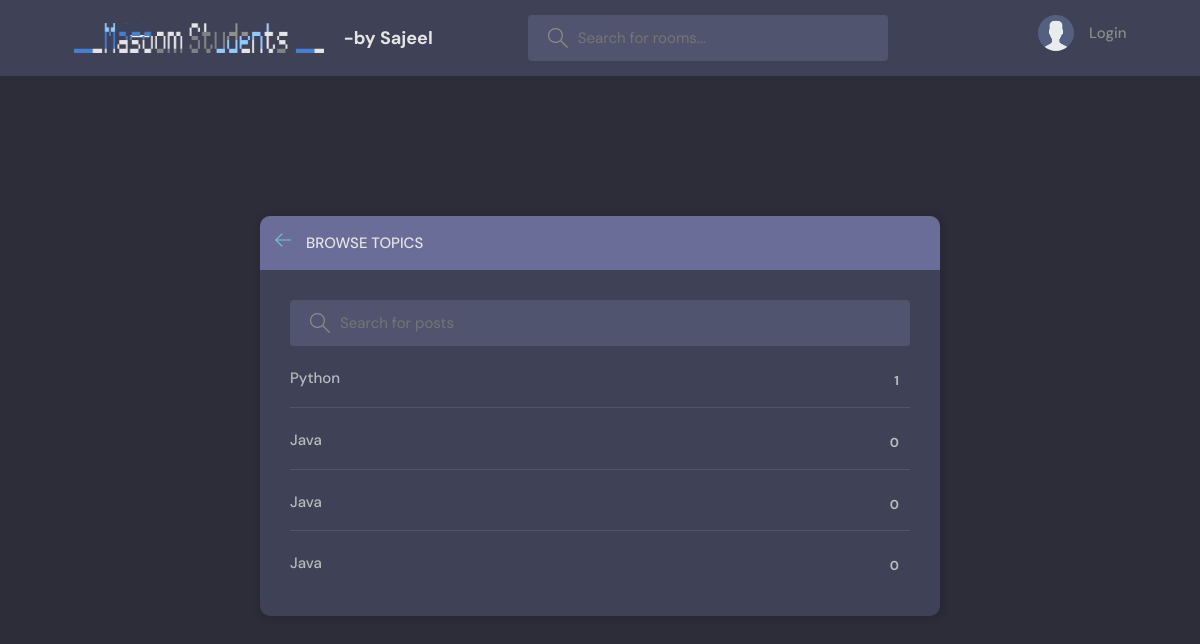
The page /topic/ on the database its author committed.
### base/models.py (models this page shows, shortened)
class Topic(models.Model):
    name = models.CharField(max_length=200)

### base/views.py (the view)
# urls.py: path('topic/', views.topicPage, name='topic' ),
def topicPage(request):
    q = request.GET.get('q') if request.GET.get('q') is not None  else ""
    topics = Topic.objects.filter(name__icontains=q)
    context = {'topics':topics}
    return render(request, 'base/topics.html', context)

### base/templates/base/topics.html (shortened to what this page needs)
{% extends 'main.html' %}
{% block content %}
<main class="create-room layout">
  <div class="container">
    <div class="layout__box">
      <div class="layout__boxHeader">
        <div class="layout__boxTitle">
          <a href=" {% url 'home' %} ">
            <svg version="1.1" xmlns="http://www.w3.org/2000/svg" width="32" height="32" viewBox="0 0 32 32">
              <title>arrow-left</title>
              <path
                d="M13.723 2.286l-13.723 13.714 13.719 13.714 1.616-1.611-10.96-10.96h27.625v-2.286h-27.625l10.965-10.965-1.616-1.607z">
              </path>
            </svg>
          </a>
          <h3>Browse Topics</h3>
        </div>
      </div>
      <div class="topics-page layout__body">
        <form class="header__search">
          <label>
            <input name="q" placeholder="Search for posts" />
          </label>
        </form>
        <ul class="topics__list">
          {% for topic in topics %}
          <li>
            <a href=" {% url 'home' %}?q={{topic.name}} ">{{topic.name}} <span>{{topic.room_set.all.count}}</span></a>
          </li>
          {% endfor %}
        </ul>
      </div>
    </div>
  </div>
</main>
{% endblock %}

### static/style/style.css (style rules this page uses)
:root { --color-main: #71c6dd; --color-main-light: #e1f6fb; --color-dark: #3f4156; --color-dark-medium: #51546e; --color-dark-light: #696d97; --color-light: #e5e5e5; --color-gray: #8b8b8b; --color-light-gray: #b2bdbd; --color-bg: #2d2d39; --color-success: #5dd693; --color-error: #fc4b0b; }
* { font-family: "DM Sans", -apple-system, BlinkMacSystemFont, "Segoe UI", Roboto, Oxygen, Ubuntu, Cantarell, "Open Sans", "Helvetica Neue", sans-serif; margin: 0; padding: 0; box-sizing: border-box; text-rendering: optimizeLegibility; font-size: inherit; }
html { font-size: 56.25%; }
@media only screen and (min-width: 1200px) { html { font-size: 62.5%; } }
body { line-height: 1.6; font-weight: 400; font-size: 1.5rem; color: var(--color-light-gray); background-color: var(--color-bg); min-height: 100vh; }
a { display: inline-block; color: var(--color-main); text-decoration: none; }
.container { max-width: 120rem; width: 90%; margin: auto; }
.header__search > label { background-color: var(--color-dark-medium); padding: 1.3rem 1rem; display: flex; align-items: center; gap: 1rem; border-radius: 4px; }
.header__search svg { fill: var(--color-gray); width: 2rem; height: 2rem; margin-left: 1rem; }
.header__search input { width: 30rem; background: transparent; border: none; outline: none; color: var(--color-light); }
.layout { margin-top: 2.4rem; }
.layout > .container { display: flex; justify-content: space-between; align-items: flex-start; }
.layout__box { width: 90%; max-width: 48rem; min-height: 40rem; position: absolute; top: 50%; left: 50%; transform: translate(-50%, -46%); background-color: var(--color-dark); border-radius: 1rem; box-shadow: 1px 1px 6px 3px rgba(0, 0, 0, 0.1); overflow: hidden; }
.layout__boxHeader { display: flex; padding: 1.5rem; background-color: var(--color-dark-light); }
.layout__boxTitle { display: flex; gap: 1.5rem; align-items: center; }
.layout__boxTitle h3 { text-transform: uppercase; font-weight: 500; color: var(--color-light); }
.layout__boxTitle svg { width: 1.6rem; height: 1.6rem; fill: var(--color-main); }
.layout__body { margin: 3rem; }
.topics__list { list-style: none; }
.topics__list li a { display: flex; justify-content: space-between; margin-bottom: 3rem; font-weight: 500; color: var(--color-light-gray); transition: all 0.3s ease-in-out; }
.topics__list li a span { padding: 0.5rem 1rem; background-color: var(--color-dark); border-radius: 3px; font-size: 1.3rem; font-weight: 700; letter-spacing: 1px; }
.topics-page .topics__list li:not(:last-child) a { margin: 2rem 0; padding-bottom: 1rem; text-decoration: none; border-bottom: 1px solid var(--color-dark-medium); }
.topics-page .header__search { display: block; }
.create-room.layout .layout__box { max-width: 68rem; }

### rows shown on the page
Topic: name "Python", room_set.all.count "1"
Topic: name "Java", room_set.all.count "0"
Topic: name "Java", room_set.all.count "0"
Topic: name "Java", room_set.all.count "0"
